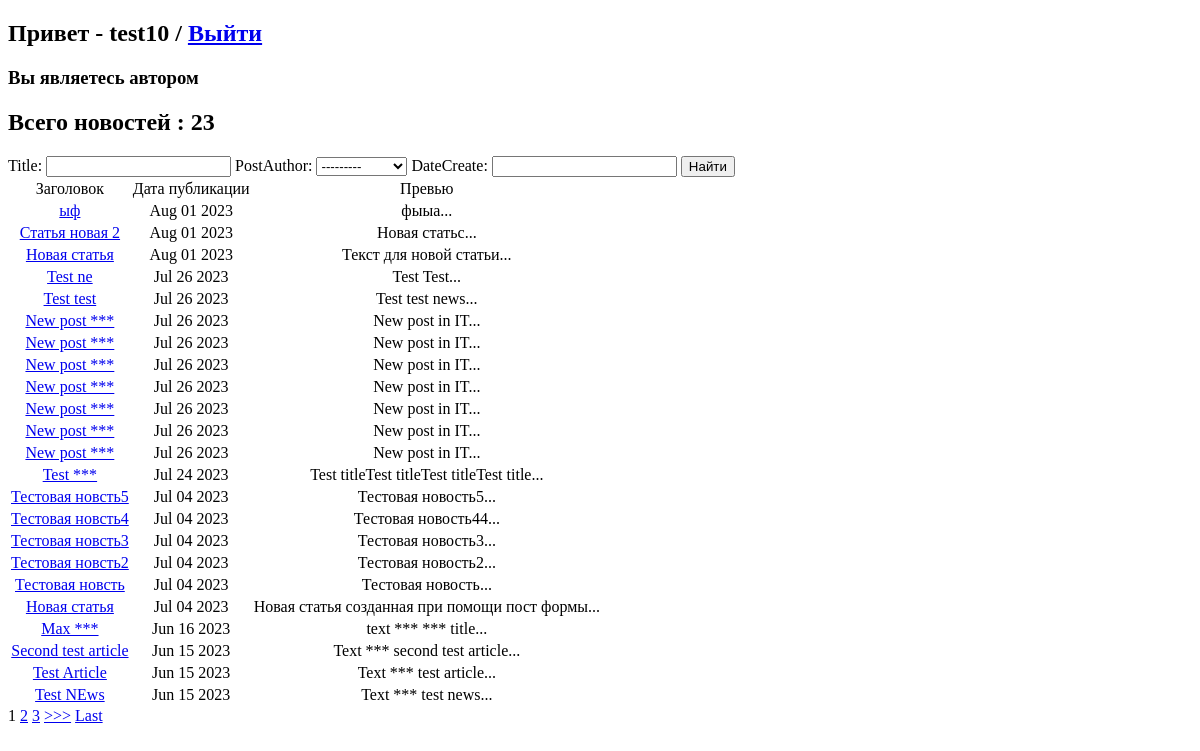
The app's page /news/search/ (signed in), older data.
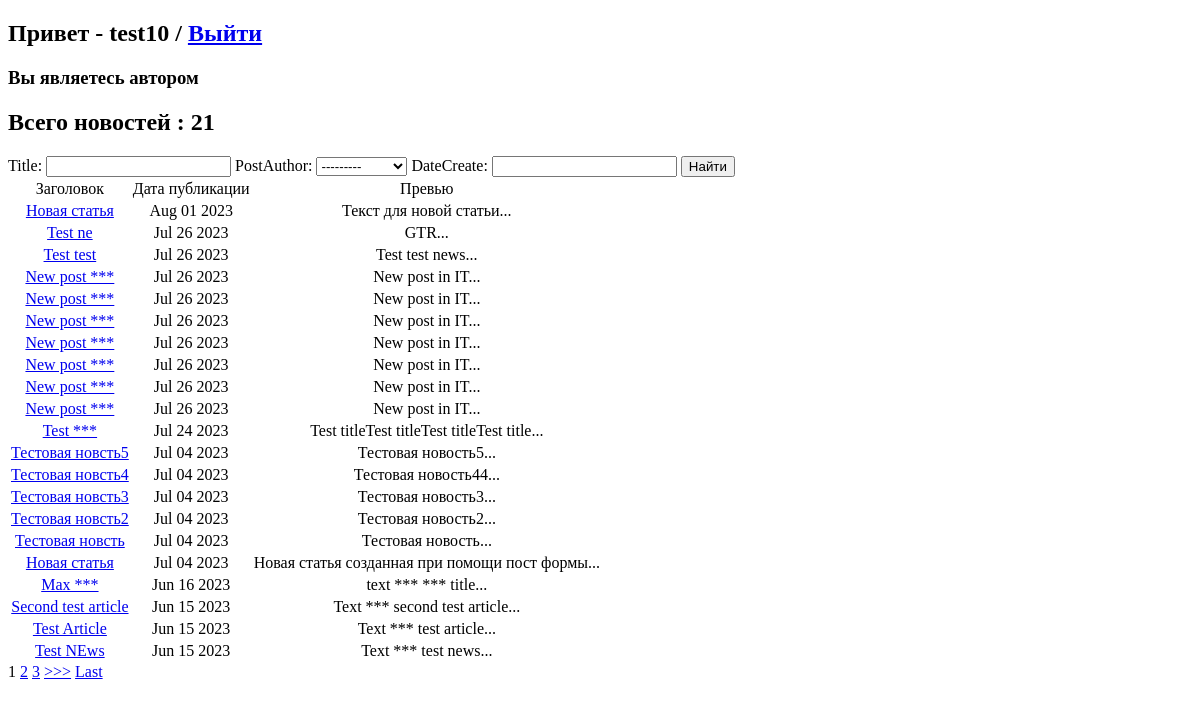
The same page, newer data.
### news_paper/models.py (models this page shows, shortened)
class Post (models.Model):
    postAuthor = models.ForeignKey(Author, on_delete=models.CASCADE)
    NEWS = 'NW'
    ARTICLE = 'AC'
    NEWS_OR_ARTICLE_CHOICE = [
        (NEWS, 'Новость'),
        (ARTICLE, 'Статья')
    ]
    newsOrArt = models.CharField(
        max_length=2,
        choices=NEWS_OR_ARTICLE_CHOICE,
        default=NEWS
    )
    dateCreate = models.DateTimeField(auto_now_add=True)
    postCategory = models.ManyToManyField(Category, through='PostCategory')
    title = models.CharField(max_length=128)
    text = models.TextField()
    rating = models.SmallIntegerField(default=0)
    def preview(self):
        return f"{self.text[:125]}..."

### news_paper/views.py (the view)
# urls.py: path('news/search/', PostSearch.as_view()),
class PostSearch(LoginRequiredMixin, PostList):
    template_name = 'news_search.html'
    def get_context_data(self, **kwargs):
        context = super().get_context_data(**kwargs)
        context['time_now'] = datetime.utcnow()
        context['filter'] = PostFilter(self.request.GET, queryset=self.get_queryset())
        return context

### news_paper/forms.py
class PostForm(ModelForm):
    class Meta:
        model = Post
        fields = ['postAuthor', 'newsOrArt', 'postCategory', 'title', 'text']

### news_paper/models.py (called while the page is built)
    def __str__(self):
        return self.authorUser.username

### news_paper/templatetags/custom_filters.py (called while the page is built)
@register.filter(name='censor')
def censor(value):
    text = value.split()
    for i in text:
        if i in ban_list:
            value = value.replace(i, '***')
    return value

### news_paper/templatetags/custom_tags.py (called while the page is built)
@register.filter
def user_in_group(user, group_name):
    group = Group.objects.get(name=group_name)
    return group in user.groups.all()

### news_paper/views.py (called while the page is built)
    def get_context_data(self, **kwargs):
        context = super().get_context_data(**kwargs)
        context['count'] = Post.objects.all().count()
        context['form'] = PostForm()
        return context

### news_paper/templates/news_search.html (shortened to what this page needs)
{% extends "default.html" %}
{% load custom_filters %}
{% block content %}
<h2>Всего новостей : {{ count }}</h2>
<form method="GET">
    {{ filter.form }}
    <input type="submit" value="Найти">
</form>
<table>
    <tr>
        <td style="text-align:center">Заголовок</td>
        <td style="text-align:center">Дата публикации</td>
        <td style="text-align:center">Превью</td>
    </tr>
{% for m in filter.qs %}
    <tr>
        <td style="text-align:center"><a href="/news/{{ m.pk }}">{{ m.title|censor }}</a></td>
        <td style="text-align:center">{{ m.dateCreate|date:'M d Y' }}</td>
        <td style="text-align:center">{{ m.preview|censor }}</td>
    </tr>
{% endfor %}
    </table>
{% if is_paginated %}
    {% for num in page_obj.paginator.page_range %}
        {% if page_obj.number == num %}
            <a>{{ num }}</a>
        {% elif num > page_obj.number|add:'-3' and num < page_obj.number|add:'3' %}
            <a href="?page={{ num }}">{{ num }}</a>
        {% endif %}
    {% endfor %}
    {% if page_obj.has_next %}
        <a href="?page={{ page_obj.next_page_number }}">>>></a>
        <a href="?page={{ page_obj.paginator.num_pages }}">Last</a>
    {% endif %}
{% endif %}
{% endblock content %}

Row changes from the older to the newer data that the page shows:
removed Post: title|censor "ыф", dateCreate "Aug 01 2023", preview|censor "фыыа..."
removed Post: title|censor "Статья новая 2", dateCreate "Aug 01 2023", preview|censor "Новая статьс..."
changed Post "Test ne": preview|censor "Test Test..." → "GTR..."
Text that changed along with them:
{{ count }}: "23" → "21"
